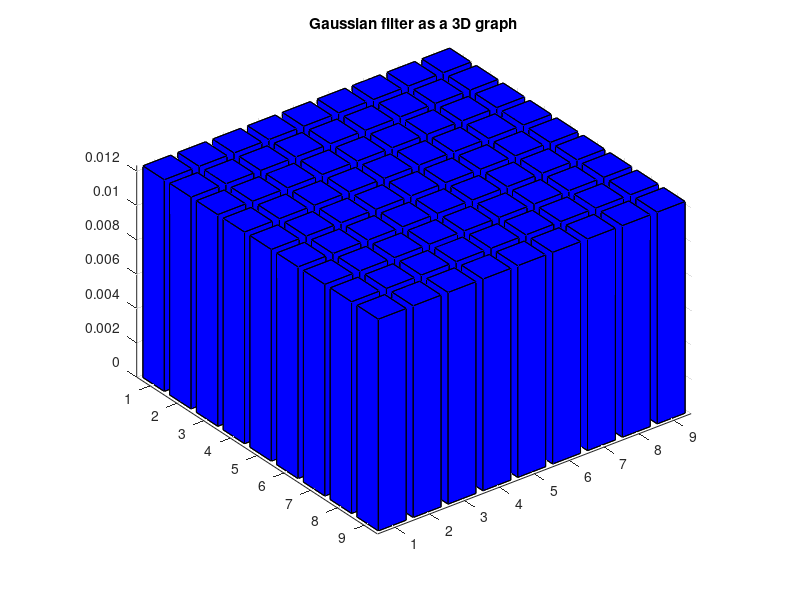

Recreate this plot in MATLAB. (Note: this script raises an error after producing the figure.)
fn_gau = fspecial('gaussian',9,1000); 
figure, bar3(fn_gau,'b'), ... 
    title('Gaussian filter as a 3D graph');
I_new2 = imfilter(I,fn_gau); 
figure, 
subplot(1,2,1), imshow(I_new2), title('Image using Gaussian filter');